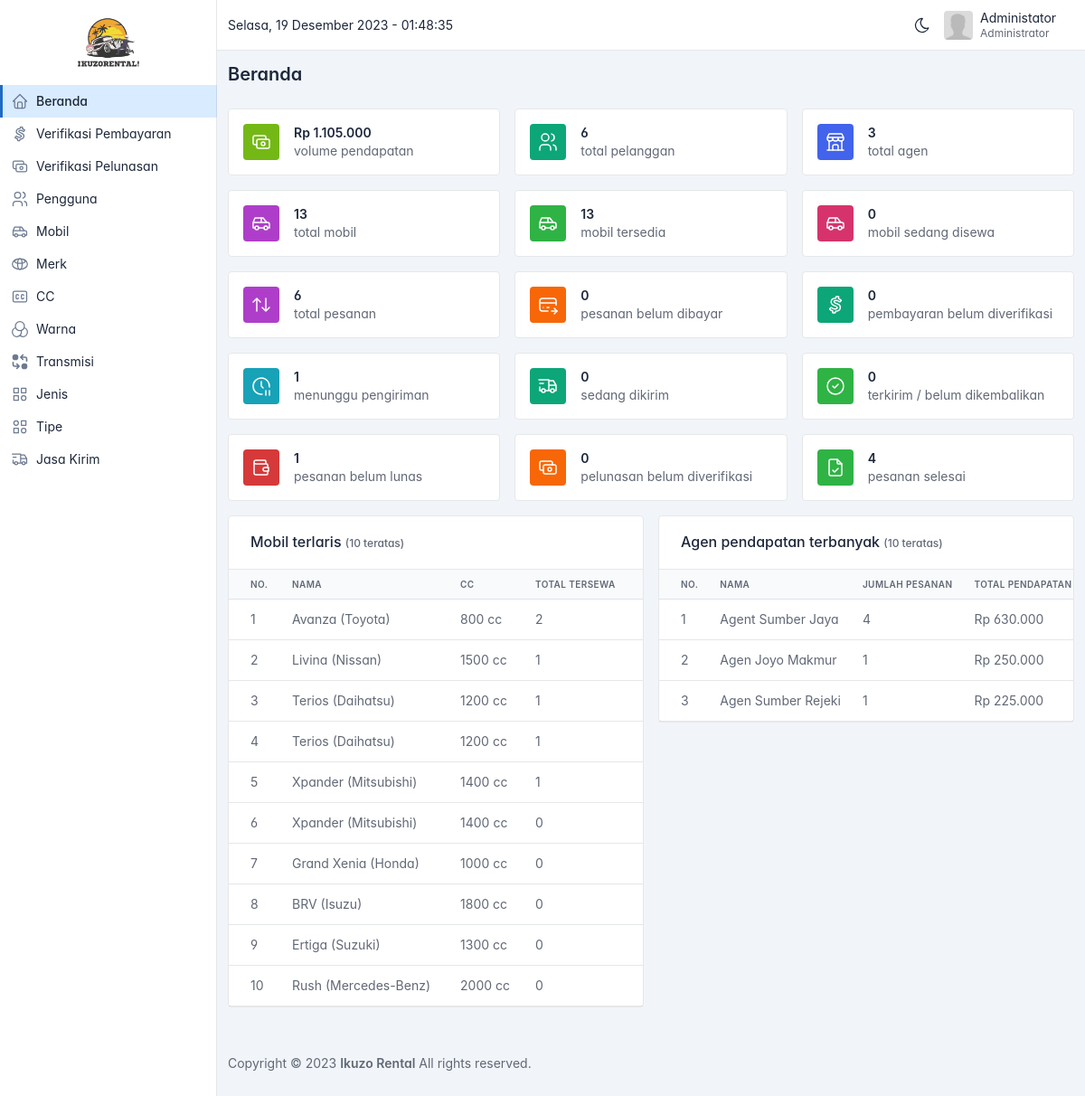
The page /admin/index.php (signed in) on the database its author committed.
### tables this page shows
CREATE TABLE `mobil` (
  `id` bigint(20) UNSIGNED NOT NULL,
  `agen_id` bigint(20) UNSIGNED NOT NULL,
  `merk_id` bigint(20) UNSIGNED NOT NULL,
  `jenis_id` bigint(20) UNSIGNED NOT NULL,
  `transmisi_id` bigint(20) UNSIGNED NOT NULL,
  `warna_id` bigint(20) UNSIGNED NOT NULL,
  `cc_id` bigint(20) UNSIGNED NOT NULL,
  `tipe_id` bigint(20) UNSIGNED NOT NULL,
  `nama` varchar(255) NOT NULL,
  `plat_nomor` varchar(255) NOT NULL,
  `tahun` varchar(255) DEFAULT NULL,
  `harga` bigint(20) NOT NULL,
  `kapasitas` int(11) NOT NULL,
  `foto` varchar(255) DEFAULT NULL,
  `status` varchar(255) NOT NULL DEFAULT 'available'
);

CREATE TABLE `merk_mobil` (
  `id` bigint(20) UNSIGNED NOT NULL,
  `nama` varchar(255) NOT NULL
);

CREATE TABLE `cc` (
  `id` bigint(20) UNSIGNED NOT NULL,
  `nama` varchar(255) NOT NULL
);

CREATE TABLE `agen` (
  `id` bigint(20) UNSIGNED NOT NULL,
  `user_id` bigint(20) UNSIGNED NOT NULL,
  `nama` varchar(255) NOT NULL,
  `alamat` varchar(255) DEFAULT NULL,
  `telepon` varchar(255) DEFAULT NULL,
  `no_rekening` varchar(255) DEFAULT NULL,
  `bank` varchar(255) DEFAULT NULL,
  `atas_nama` varchar(255) DEFAULT NULL
);

### admin/index.php (the view, shortened to what the rows shown need)
<?php
include('partials/header.php');
$query_mobil_terlaris = "
  SELECT
    mobil.*,
    agen.nama AS nama_agen,
    cc.nama AS nama_cc,
    merk_mobil.nama AS nama_merk_mobil,
    COUNT(transaksi.mobil_id) AS jumlah_transaksi
  FROM mobil
  LEFT JOIN agen ON mobil.agen_id = agen.id
  LEFT JOIN cc ON mobil.cc_id = cc.id
  LEFT JOIN merk_mobil ON mobil.merk_id = merk_mobil.id
  LEFT JOIN transaksi ON mobil.id = transaksi.mobil_id
  WHERE transaksi.status_pembayaran_id = 5 OR transaksi.status_pembayaran_id = 4 OR transaksi.id IS NULL
  GROUP BY mobil.id
  ORDER BY jumlah_transaksi DESC LIMIT 10
";
$result = mysqli_query($conn, $query_mobil_terlaris);
$mobil_terlaris = mysqli_fetch_all($result, MYSQLI_ASSOC);
$query_agen_terbaik = "
  SELECT
    agen.*,
    COUNT(transaksi.id) AS jumlah_transaksi,
    SUM(IF(transaksi.status_pembayaran_id = 5, transaksi.total_harga, transaksi.jumlah_dp)) AS total_pendapatan
  FROM agen
  LEFT JOIN transaksi ON agen.id = transaksi.agen_id
  WHERE transaksi.status_pembayaran_id = 5 OR transaksi.status_pembayaran_id = 4 OR transaksi.id IS NULL
  GROUP BY agen.id
  ORDER BY total_pendapatan DESC LIMIT 10
";
$result = mysqli_query($conn, $query_agen_terbaik);
$agen_terbaik = mysqli_fetch_all($result, MYSQLI_ASSOC);
?>
<div class="page-body">
  <div class="container-xl">
    <div class="row">
      <div class="col-lg-6">
        <div class="card">
          <div class="table-responsive text-muted">
            <table class="table card-table table-vcenter" style="white-space: nowrap;">
              <thead>
                <tr>
                  <th>No.</th>
                  <th>Nama</th>
                  <th>CC</th>
                  <th>Total Tersewa</th>
                </tr>
              </thead>
              <tbody>
                <?php foreach($mobil_terlaris as $index => $mobil) : ?>
                  <tr>
                    <td><?= $index + 1 ?></td>
                    <td><?= $mobil['nama'] ?> (<?= $mobil['nama_merk_mobil'] ?>)</td>
                    <td><?= $mobil['nama_cc'] ?> cc</td>
                    <td><?= $mobil['jumlah_transaksi'] ?></td>
                  </tr>
                <?php endforeach ?>
              </tbody>
            </table>
          </div>
        </div>
      </div>
      <div class="col-lg-6">
        <div class="card">
          <div class="table-responsive text-muted">
            <table class="table card-table table-vcenter" style="white-space: nowrap;">
              <thead>
                <tr>
                  <th>No.</th>
                  <th>Nama</th>
                  <th>Jumlah Pesanan</th>
                  <th>Total Pendapatan</th>
                </tr>
              </thead>
              <tbody>
                <?php foreach($agen_terbaik as $index => $item) : ?>
                  <tr>
                    <td><?= $index + 1 ?></td>
                    <td><?= $item['nama'] ?></td>
                    <td><?= $item['jumlah_transaksi'] ?></td>
                    <td><?= format_rupiah($item['total_pendapatan']) ?></td>
                  </tr>
                <?php endforeach ?>
              </tbody>
            </table>
          </div>
        </div>
      </div>
    </div>
  </div>
</div>
<?php include('partials/footer.php') ?>

### rows shown on the page
mobil: nama "Avanza", merk.nama "Toyota", cc.nama "800", jumlah_transaksi "2"
mobil: nama "Livina", merk.nama "Nissan", cc.nama "1500", jumlah_transaksi "1"
mobil: nama "Terios", merk.nama "Daihatsu", cc.nama "1200", jumlah_transaksi "1"
mobil: nama "Terios", merk.nama "Daihatsu", cc.nama "1200", jumlah_transaksi "1"
mobil: nama "Xpander", merk.nama "Mitsubishi", cc.nama "1400", jumlah_transaksi "1"
mobil: nama "Xpander", merk.nama "Mitsubishi", cc.nama "1400", jumlah_transaksi "0"
mobil: nama "Grand Xenia", merk.nama "Honda", cc.nama "1000", jumlah_transaksi "0"
mobil: nama "BRV", merk.nama "Isuzu", cc.nama "1800", jumlah_transaksi "0"
mobil: nama "Ertiga", merk.nama "Suzuki", cc.nama "1300", jumlah_transaksi "0"
mobil: nama "Rush", merk.nama "Mercedes-Benz", cc.nama "2000", jumlah_transaksi "0"
agen: nama "Agent Sumber Jaya", jumlah_transaksi "4", total_pendapatan "Rp 630.000"
agen: nama "Agen Joyo Makmur", jumlah_transaksi "1", total_pendapatan "Rp 250.000"
agen: nama "Agen Sumber Rejeki", jumlah_transaksi "1", total_pendapatan "Rp 225.000"

### other values the page prints
mb_strimwidth($_SESSION['user']['nama'], 0, 24, '...') "Administator"
$_SESSION['user']['role'] "Administrator"
format_rupiah($total_pendapatan) "Rp 1.105.000"
$jumlah_pelanggan "6"
$jumlah_agen "3"
$jumlah_mobil "13"
$jumlah_mobil_tersedia "13"
$jumlah_mobil_disewa "0"
$jumlah_transaksi "6"
$belum_dibayar "0"
$belum_diverifikasi "0"
$menunggu_pengiriman "1"
$sedang_dikirim "0"
$pesanan_terkirim "0"
$belum_lunas "1"
